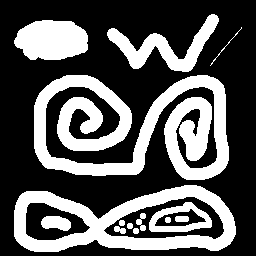
#> input picture img/binary.png, 256 x 256 px
$ jupyter execute 5-Morphologie_Mathe.ipynb
#> lines starting #> are read from the running program, lines starting #| are printed output that depends on the picture; after the words box and inside, x2 and y2 are one past the last pixel; in counts of white or black regions, pixels touching at a corner belong together
## Morphologie Mathématique

[cell 1]
import numpy as np
import cv2
import matplotlib.pyplot as plt
from matplotlib.colors import ListedColormap
from scipy import ndimage

# Configuration
plt.rcParams['figure.figsize'] = (15, 10)
plt.rcParams['image.cmap'] = 'gray'

## Exercice 1 : Dilatation

[cell 2]
def dilate(image, kernel):
    rows, cols = image.shape
    k_rows, k_cols = kernel.shape

    offset_row = k_rows // 2
    offset_col = k_cols // 2

    output = np.zeros_like(image, dtype=np.uint8)
    # Réaliser la dilutation
    for i in range(rows):
        for j in range(cols):
            max_val = 0

            for ki in range(k_rows):
                for kj in range(k_cols):
                    if kernel[ki, kj] > 0:
                        img_i = i  + ki - offset_row
                        img_j = j + kj - offset_col

                        if 0 <= img_i < rows and 0 <= img_j < cols:
                            max_val = max(max_val, image[img_i, img_j])
            output[i, j] = max_val
    return output

plt.figure(figsize=(12, 6))

image = cv2.imread('img/binary.png', cv2.IMREAD_GRAYSCALE)
#> image: shape (256, 256); 34.7% white; 14 white regions, largest, box (x1, y1, x2, y2) and area: (34, 75, 229, 180) 10476, (14, 185, 236, 252) 6150, (14, 20, 88, 60) 2372
kernel = np.array([0, 1, 0, 1, 1, 1, 0, 1, 0]).reshape((3, 3))

dilated_image = dilate(image, kernel)
#> after the loop in dilate, `for i in range(rows):`:
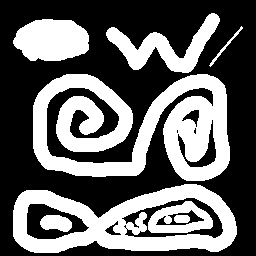
#> output: shape (256, 256); 40.2% white; 8 white regions, largest, box (x1, y1, x2, y2) and area: (33, 74, 230, 181) 12056, (13, 184, 237, 253) 7470, (13, 19, 89, 61) 2552

plt.subplot(1, 2, 1)
plt.title('Image originale')
plt.imshow(image, cmap='gray')

plt.subplot(1, 2, 2)
plt.title('Image dilatée')
plt.imshow(dilated_image, cmap='gray')
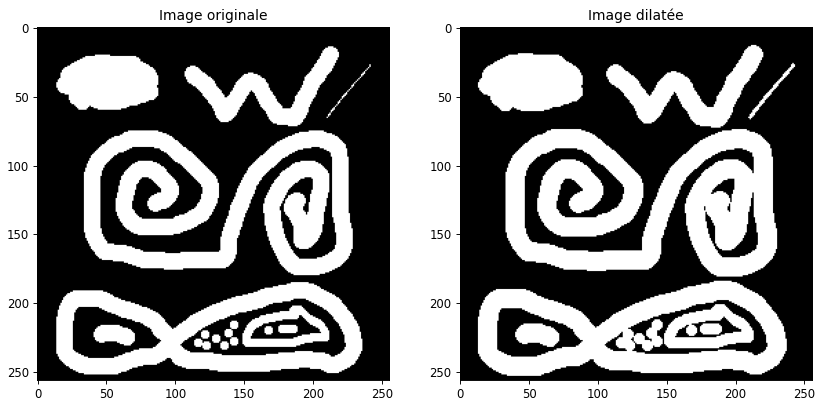
#> figure drawn by matplotlib, 2 panels

## Exercice 2 : Erosion

[cell 3]
def erosion(image, kernel):

    rows, cols = image.shape
#> rows = 256; cols = 256
    k_rows, k_cols = kernel.shape

    offset_row = k_rows // 2
    offset_col = k_cols // 2

    output = np.zeros_like(image, dtype=np.uint8)

    for i in range(rows):
        for j in range(cols):
            min_val = 255
            found_pixel = False

            for ki in range(k_rows):
                for kj in range(k_cols):
                    if kernel[ki, kj] > 0:
                        img_i = i + ki - offset_row
                        img_j = j + kj - offset_col

                        if 0 <= img_i < rows and 0 <= img_j < cols:
                            found_pixel = True
                            min_val = min(min_val, image[img_i, img_j])

            if found_pixel:
                output[i, j] = min_val
            else:
                output[i, j] = 0
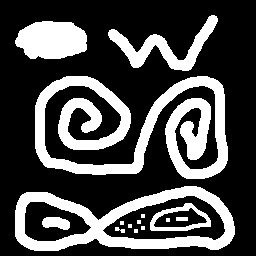
#> output: shape (256, 256); 29.3% white; 15 white regions (7 under 20 px), largest, box (x1, y1, x2, y2) and area: (35, 76, 228, 179) 8898, (15, 186, 235, 251) 5231, (15, 21, 87, 59) 2196
    return output

plt.figure(figsize=(12, 6))

image = cv2.imread('img/binary.png', cv2.IMREAD_GRAYSCALE)
kernel = np.array([0, 1, 0, 1, 1, 1, 0, 1, 0]).reshape((3, 3))
eroded_image = erosion(image, kernel)

plt.subplot(1, 2, 1)
plt.title('Image originale')
plt.imshow(image, cmap='gray')

plt.subplot(1, 2, 2)
plt.title('Image érodée')
plt.imshow(eroded_image, cmap='gray')
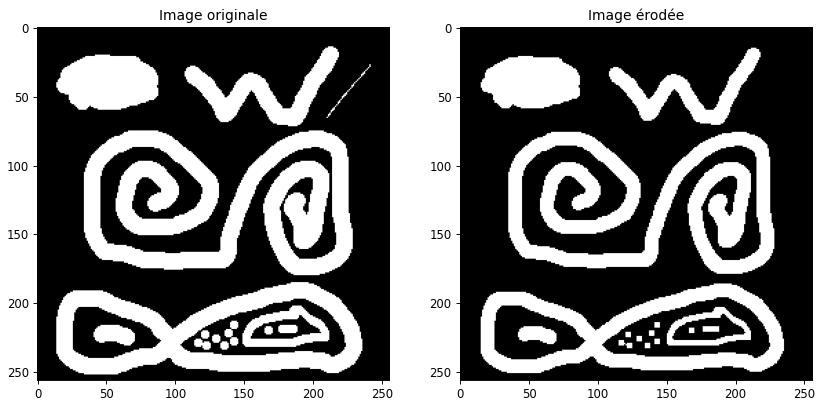
#> figure drawn by matplotlib, 2 panels

## Exercice 3 : Fermeture

[cell 4]
def close(image, kernel):
    # etape 1 : Dilatation
    dilated = dilate(image, kernel)
    # etape 2 : Erosion
    close = erosion(dilated, kernel)
#> after the loop in erosion (call 2), `for i in range(rows):`:
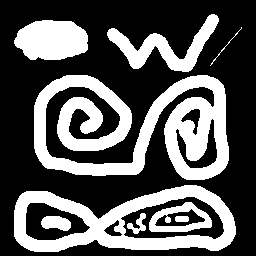
#> output: shape (256, 256); 34.8% white; 9 white regions, largest, box (x1, y1, x2, y2) and area: (34, 75, 229, 180) 10520, (14, 185, 236, 252) 6270, (14, 20, 88, 60) 2374
    return close

image = cv2.imread('img/binary.png', cv2.IMREAD_GRAYSCALE)
kernel = np.array([0, 1, 0, 1, 1, 1, 0, 1, 0]).reshape((3, 3))
closed_image = close(image, kernel)

plt.figure(figsize=(12, 6))

plt.subplot(1, 2, 1)
plt.title('Image originale')
plt.imshow(image, cmap='gray')

plt.subplot(1, 2, 2)
plt.title('Image fermée')
plt.imshow(closed_image, cmap='gray')

## Exercice 4 : Ouverture

[cell 5]
def open(image, kernel):
    # étape 1 : Erosion
    eroded = erosion(image, kernel)

    # étape 2 : Dilatation
    opened = dilate(eroded, kernel)
#> after the loop in dilate (call 3), `for i in range(rows):`: output: shape (256, 256); 34.6% white; 13 white regions, largest, box (x1, y1, x2, y2) and area: (34, 75, 229, 180) 10475, (14, 185, 236, 252) 6150, (14, 20, 88, 60) 2372

    return opened

plt.figure(figsize=(12, 6))

image = cv2.imread('img/binary.png', cv2.IMREAD_GRAYSCALE)
kernel = np.array([0, 1, 0, 1, 1, 1, 0, 1, 0]).reshape((3, 3))
opened = open(image, kernel)

plt.subplot(1, 2, 1)
plt.title('Image originale')
plt.imshow(image, cmap='gray')

plt.subplot(1, 2, 2,)
plt.title('Image ouverte')
plt.imshow(opened, cmap='gray')

## Exercice 5 : Gradient morphologique

[cell 6]
def gradient(image, kernel):
    # Implication des deux opérations de base
    dilated = dilate(image, kernel)
    eroded = erosion(image, kernel)

    # Calculer le gradient morphologique
    gradient = dilated.astype(np.int16) - eroded.astype(np.int16)
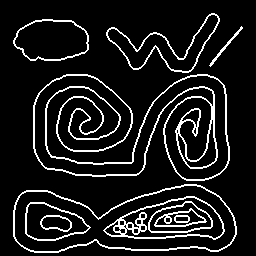
#> gradient: shape (256, 256) int16; 10.9% white in thin lines or dots, all inside (x1, y1, x2, y2) = (13, 13, 243, 253)

    # Conversion
    gradient = np.clip(gradient, 0, 255).astype(np.uint8)

    return gradient

def internal_gradient(image, kernel):
    # Implication des deux opérations de base
    eroded = erosion(image, kernel)
    gradient = image.astype(np.int16) - eroded.astype(np.int16)
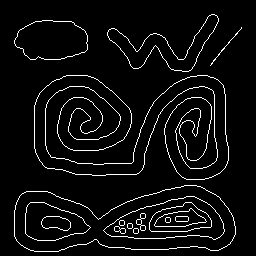
#> gradient: shape (256, 256) int16; 5.4% white in thin lines or dots, all inside (x1, y1, x2, y2) = (14, 14, 242, 252)
    # Retourner une image de type uint8
    return np.clip(gradient, 0, 255).astype(np.uint8)

def external_gradient(image, kernel):

    dilated = dilate(image, kernel)
    gradient = dilated.astype(np.int16) - image.astype(np.int16)
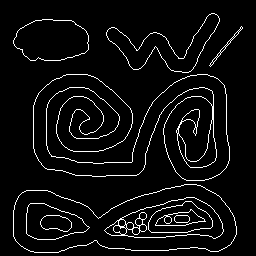
#> gradient: shape (256, 256) int16; 5.5% white in thin lines or dots, all inside (x1, y1, x2, y2) = (13, 13, 243, 253)

    return np.clip(gradient, 0, 255).astype(np.uint8)

# Test des fonctions de gradient (morphologique, interne et externe)
image = cv2.imread('img/binary.png', cv2.IMREAD_GRAYSCALE)
kernel = np.array([0, 1, 0, 1, 1, 1, 0, 1, 0]).reshape((3, 3))

morph_gradient = gradient(image, kernel)
intern_gradient = internal_gradient(image, kernel)
extern_gradient = external_gradient(image, kernel)

plt.figure(figsize=(20, 10))

plt.subplot(1, 3, 1)
plt.title('Gradient morphologique')
plt.imshow(morph_gradient, cmap='gray')

plt.subplot(1, 3, 2)
plt.title('Gradient interne')
plt.imshow(intern_gradient, cmap='gray')

plt.subplot(1, 3, 3)
plt.title('Gradient externe')
plt.imshow(extern_gradient, cmap='gray')
